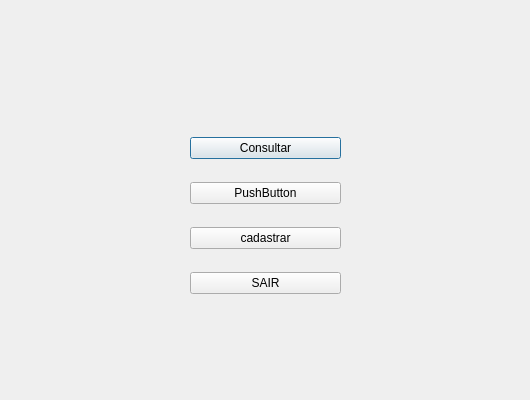
<?xml version="1.0" encoding="UTF-8"?>
<ui version="4.0">
 <class>menu</class>
 <widget class="QDialog" name="menu">
  <property name="geometry">
   <rect>
    <x>0</x>
    <y>0</y>
    <width>530</width>
    <height>400</height>
   </rect>
  </property>
  <property name="windowTitle">
   <string>Dialog</string>
  </property>
  <widget class="QWidget" name="layoutWidget">
   <property name="geometry">
    <rect>
     <x>190</x>
     <y>120</y>
     <width>151</width>
     <height>191</height>
    </rect>
   </property>
   <layout class="QVBoxLayout" name="verticalLayout">
    <item>
     <widget class="QPushButton" name="btn_consultar">
      <property name="text">
       <string>Consultar</string>
      </property>
     </widget>
    </item>
    <item>
     <widget class="QPushButton" name="btn_organizar">
      <property name="text">
       <string>PushButton</string>
      </property>
     </widget>
    </item>
    <item>
     <widget class="QPushButton" name="btn_cadastrar">
      <property name="text">
       <string>cadastrar</string>
      </property>
     </widget>
    </item>
    <item>
     <widget class="QPushButton" name="btn_sair">
      <property name="text">
       <string>SAIR</string>
      </property>
     </widget>
    </item>
   </layout>
  </widget>
 </widget>
 <resources/>
 <connections>
  <connection>
   <sender>btn_sair</sender>
   <signal>clicked()</signal>
   <receiver>menu</receiver>
   <slot>close()</slot>
   <hints>
    <hint type="sourcelabel">
     <x>121</x>
     <y>182</y>
    </hint>
    <hint type="destinationlabel">
     <x>195</x>
     <y>181</y>
    </hint>
   </hints>
  </connection>
 </connections>
</ui>
